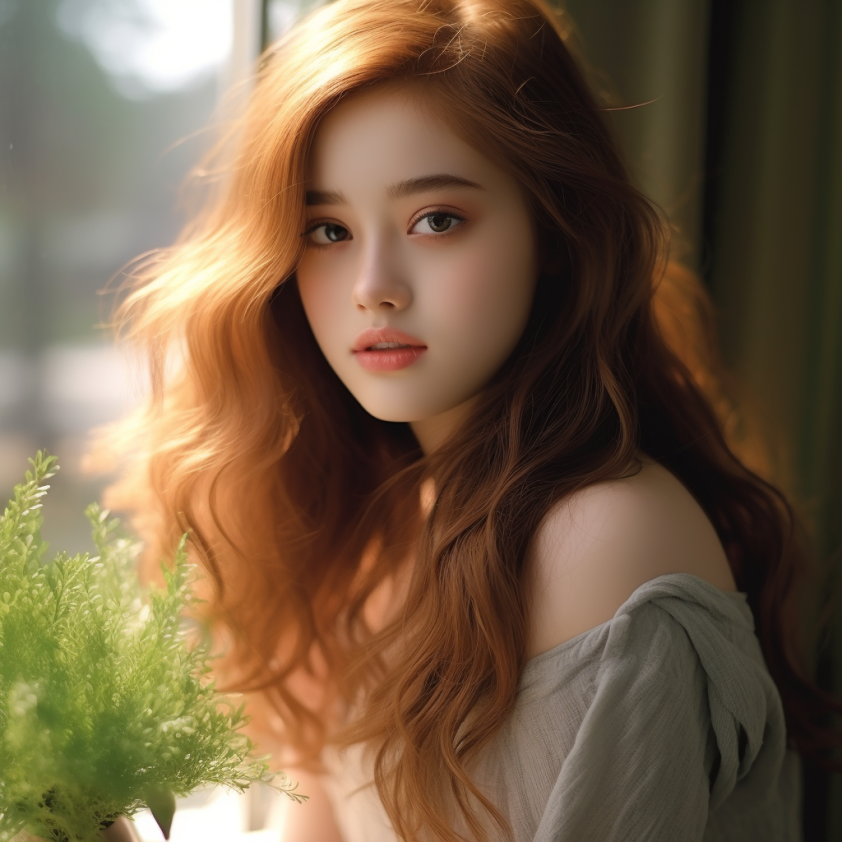
#> input picture models/infer_templates/3.jpg, 842 x 842 px, given in place of after_canny_res_image_ori.jpg, which was not available
$ python tmp.py
#> lines starting #> are read from the running program, lines starting #| are printed output that depends on the picture
import cv2
import numpy as np
from PIL import Image
import math
# [38 lines of commented-out code are left out]

if 0:
    # [12 lines left out: function copy_white_mask_to_template, not called in this run]


    box_template = [67, 308, 404, 586]
    template_copy = cv2.imread('/mnt/xinyi.zxy/easyphoto/template_img.jpg')
    result_img = Image.open('/mnt/xinyi.zxy/easyphoto/sdwebui/workspace/inpaint_res_resize.jpg')
    resize_mask2 = Image.open('/mnt/xinyi.zxy/easyphoto/sdwebui/workspace/inpaint_res_mask.jpg')

    template_copy = copy_white_mask_to_template(np.array(result_img),np.array(np.uint8(resize_mask2))[:,:,0], template_copy, box_template)


    # template_copy[box_template[1]:box_template[3], box_template[0]:box_template[2]][ = np.array(result_img, np.uint8)
    cv2.imwrite('gen.jpg',template_copy)

if 0:
    # rotate result with white background
    # [34 lines left out: function rotate_resize_image, not called in this run]

    img = cv2.imread('/mnt/xinyi.zxy/easyphoto/sdwebui/workspace/outputs/easyphoto-user-id-infos/tshirt/original_backup/1.jpg')
    rotate_img = rotate_resize_image(img,60)
    cv2.imwrite('rotate.jpg',rotate_img)

if 0:
    # [24 lines left out: function mask_to_box, not called in this run]

    # remove useless boundary after sam
    mask = cv2.imread('/mnt/xinyi.zxy/easyphoto/sdwebui/workspace/outputs/easyphoto-user-id-infos/t1/ref_image_mask.jpg')[:,:,0]
    mask_clean,box = mask_to_box(mask)
    cv2.imwrite('mask_clean.jpg',mask_clean)

if 1:
    img = cv2.imread('/mnt/xinyi.zxy/easyphoto/sdwebui/workspace/after_canny_res_image_ori.jpg')
#> img is the input picture: shape (842, 842, 3); mean B, G, R 69.8, 94.8, 116.5
    cv2.imwrite('/mnt/xinyi.zxy/easyphoto/sdwebui/workspace/after_canny_res_image_ori.jpg',img[:,:,::-1])
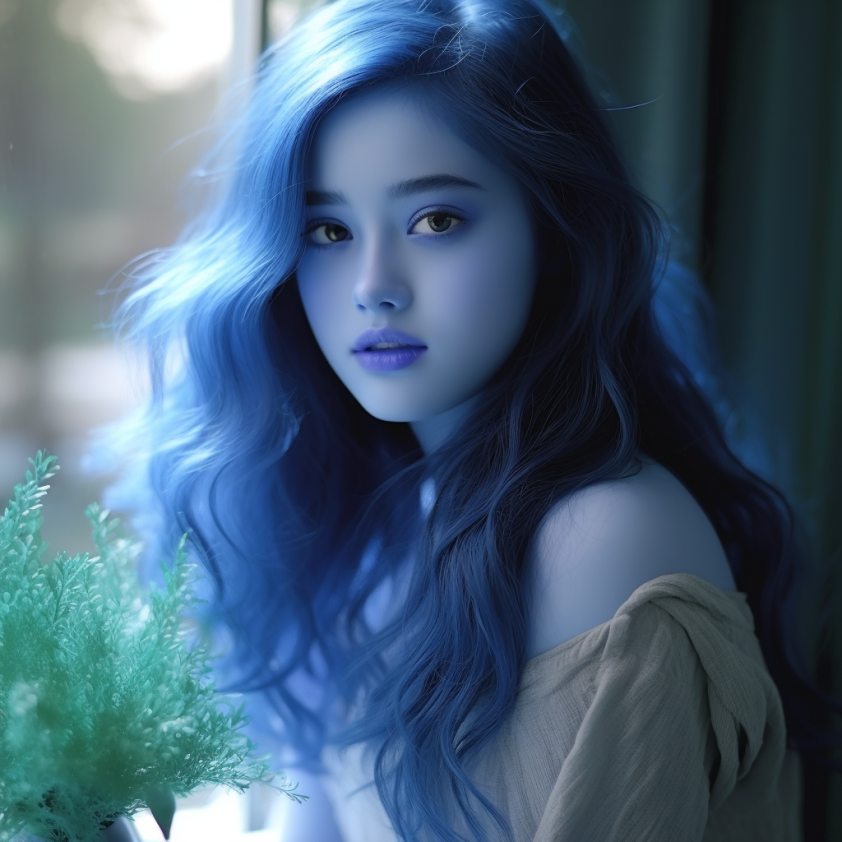
#> saved as after_canny_res_image_ori.jpg: shape (842, 842, 3); mean B, G, R 116.5, 94.8, 69.8

$ run again, on models/infer_templates/4.jpg
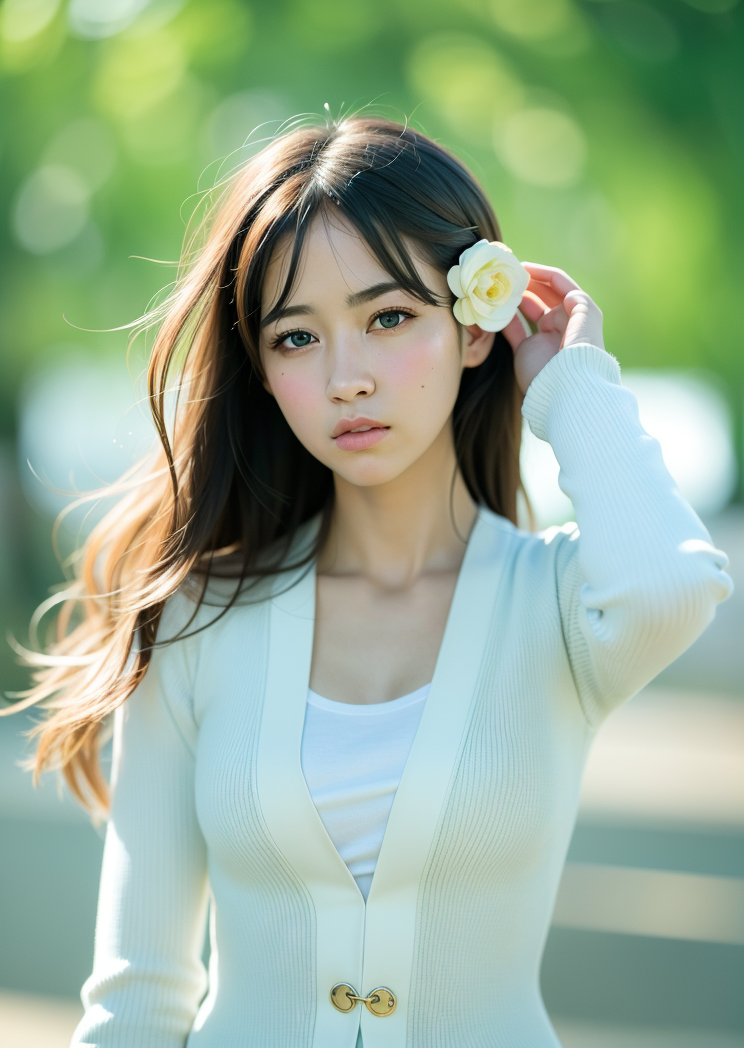
#> input picture models/infer_templates/4.jpg, 744 x 1048 px, given in place of after_canny_res_image_ori.jpg, which was not available
#> img is the input picture: shape (1048, 744, 3); mean B, G, R 147.6, 172.4, 149.8
#> `cv2.imwrite('/mnt/xinyi.zxy/easyphoto/sdwebui/workspace/after_canny_re..`:
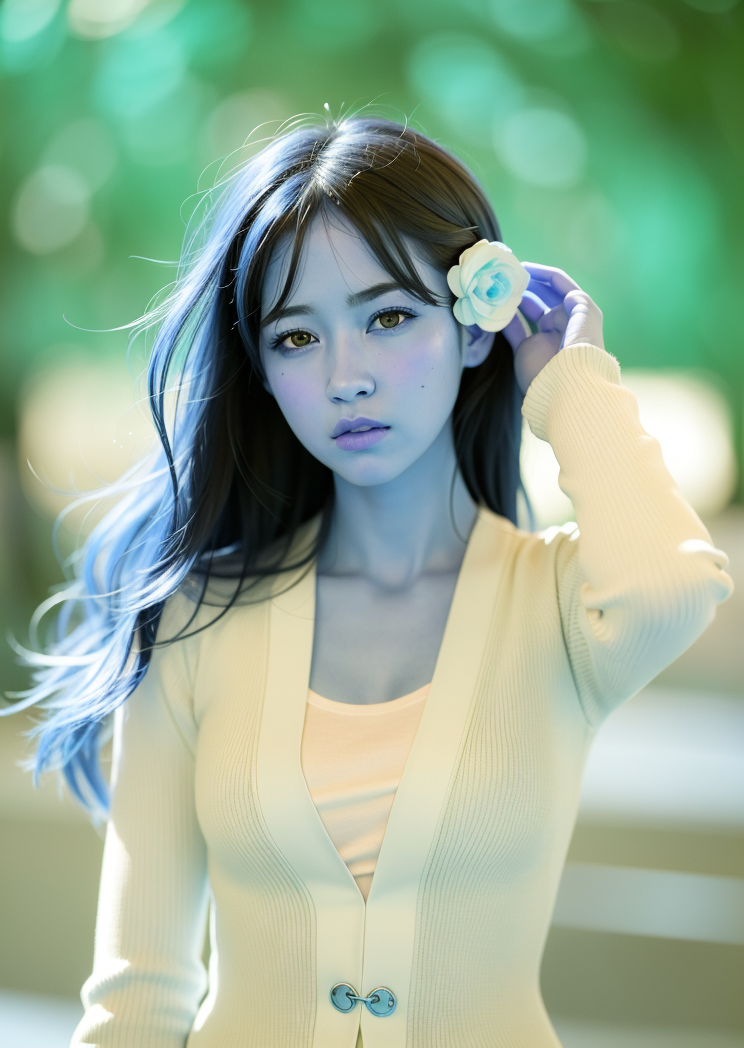
#> saved as after_canny_res_image_ori.jpg: shape (1048, 744, 3); mean B, G, R 149.8, 172.4, 147.6

$ run again, on models/infer_templates/5.jpg
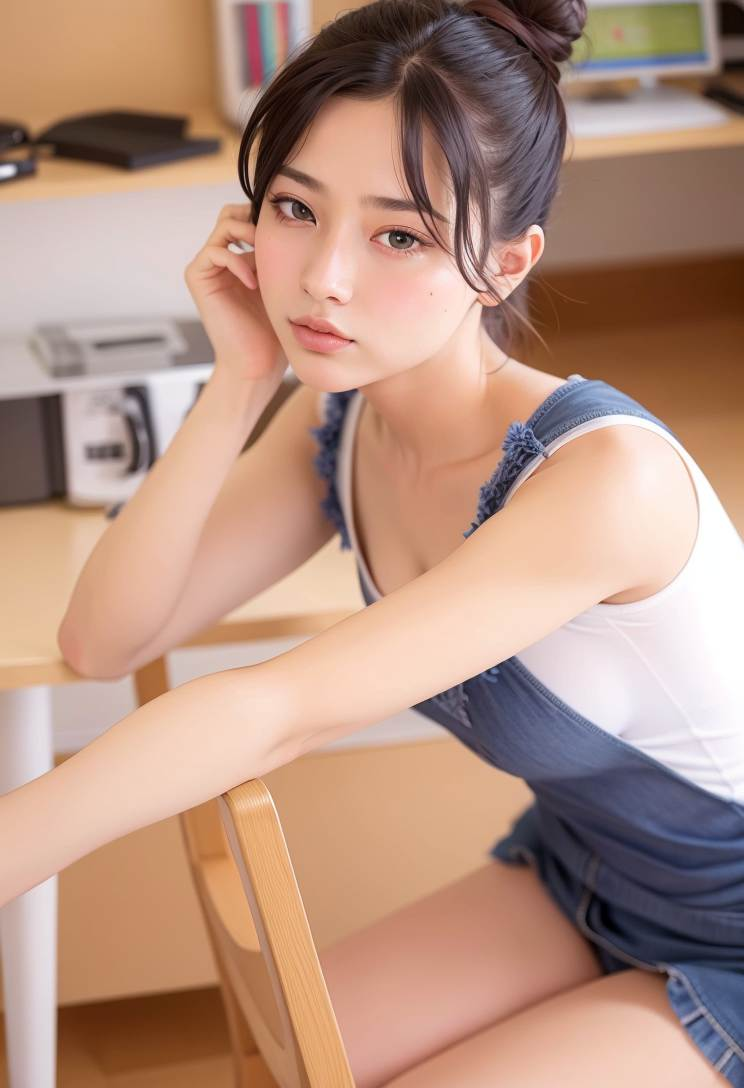
#> input picture models/infer_templates/5.jpg, 744 x 1088 px, given in place of after_canny_res_image_ori.jpg, which was not available
#> img is the input picture: shape (1088, 744, 3); mean B, G, R 129.3, 145.8, 180.6
#> `cv2.imwrite('/mnt/xinyi.zxy/easyphoto/sdwebui/workspace/after_canny_re..`:
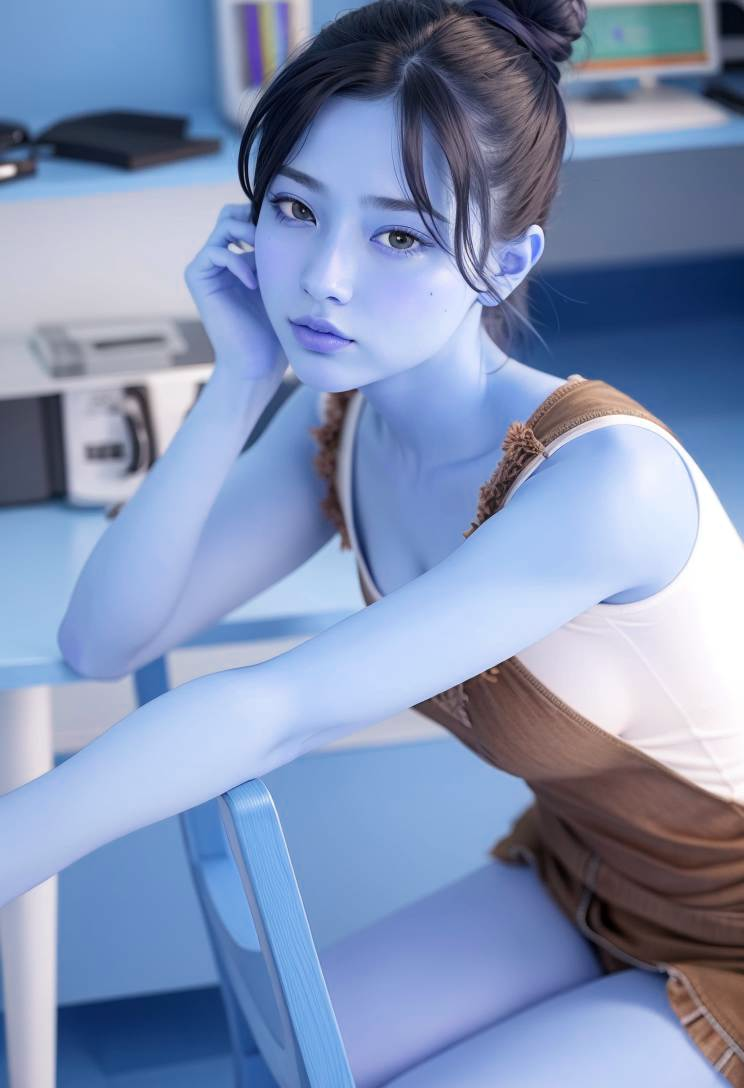
#> saved as after_canny_res_image_ori.jpg: shape (1088, 744, 3); mean B, G, R 180.6, 145.8, 129.3
